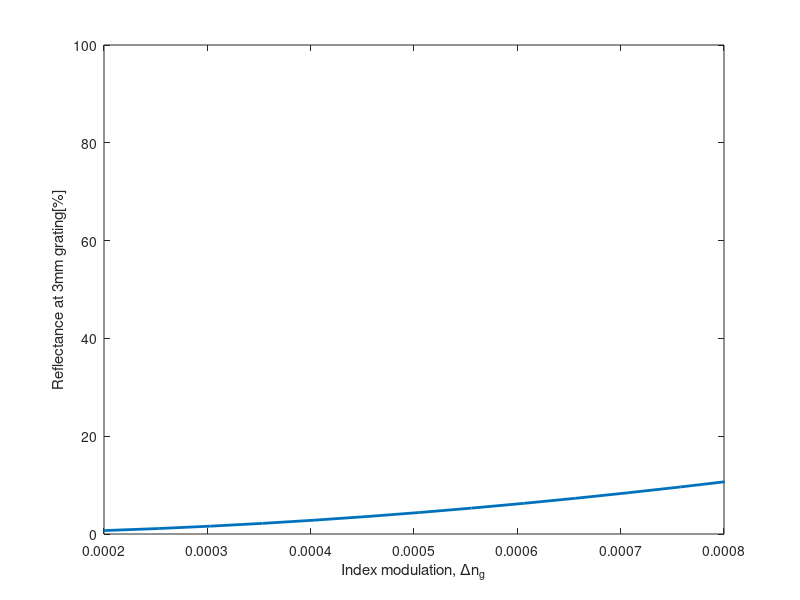

Write MATLAB code to recreate this figure. (Note: this script raises an error after producing the figure.)
%% Init
sigma   = 3;
dn      = 5e-3;
n_cl    = 1.4555;
n_co    = 1.4608;
n_eff   = 1.4635;

phi     = 90*pi/180;
theta   = .5*phi;
dn_g    = 1.2e-3;
lam     = 780*1e-3;
Lam     = lam/(n_cl * cos(phi) + n_eff);
K       = 2 * pi./Lam;
w_0     = 2.2719;

%% 1 dn_g efficiency studies
dn_gss  = linspace(0, 5, 100)*1e-3;
kappa   = dn_gss/n_eff;
beta    = 2 * pi * n_eff/lam;

w_th_sqd    = sigma^2 * w_0^2 / (sigma^2 + w_0^2) ./ sin(2*theta)^2;

alpha_ana   = pi^2 * sqrt(2*pi) * w_th_sqd * kappa.^2 / w_0 / Lam^2; 
alpha_ana   = alpha_ana * sin(phi) / (4*cos(theta)^4);
alpha_ana   = alpha_ana * exp(-.5*w_th_sqd .* (2*beta*cos(theta)^2 - K).^2);

% In dB
% figure(11)
% plot(   dn_gss, 10*alpha_ana*80/log(10), 'b', ... 
%         dn_gs,  -10*log10(power_loss_dng), 'xr')
% xlabel('grating index modulation, {\Delta}n_g')
% ylabel('reflectance at 100 {\mu}m / [dB]')
% legend('analytical', 'numerical' )
% 
% %%
% % In percentage
% figure(12)
% plot(   dn_gss, 100*(1 - 10.^(-alpha_ana*80/log(10))), 'b', ... 
%         dn_gs,  100*(1 - power_loss_dng), 'xr')
% xlabel('grating index modulation, {\Delta}n_g')
% ylabel('reflectance at 100 {\mu}m / [%]')
% legend('analytical', 'numerical' )

%% 2mm
figure(13)
plot(dn_gss, 100*(1 - 10.^(-alpha_ana*(3e-3)*1e6/log(10))), 'linewidth', 2);
xlabel('Index modulation, {\Delta}n_g')
ylabel('Reflectance at 3mm grating[%]')
xlim([.2e-3, .8e-3])
yline(4, '--r', 'linewidth', 2);
xline(4.81e-4, '--r', 'linewidth', 2);
set(gca, 'FontSize', 14);

%% fig 3.5 in dB
data_x = dn_gss;
% data_y = 10*alpha_ana*(3e-3)*1e6/log(10);
data_y = 100*(1 - 10.^(-alpha_ana*(3e-3)*1e6/log(10)));
save('figure.mat', 'data_x', 'data_y');

%% fig 3.5 in dB
data_x = dn_gss;
% data_y = 10*alpha_ana*(3e-3)*1e6/log(10);
data_y = 100*(1 - 10.^(-alpha_ana*(3e-3)*1e6/log(10)));
% save('figure3.5.mat', 'data_x', 'data_y');

%% dB/1mm
figure(22)
plot(   dn_gss, 10*alpha_ana*(1e-3)*1e6/log(10), 'b')
xlabel('\Delta n_g')
ylabel('outcoupling efficiency [dB]')

%% lambdas efficiency studies 
lambdass = linspace(650, 900, 2001)*1e-3;
xlabel('grating index modulation, {\Delta}n_g')
ylabel('reflectance at 10 mm / [%]')

%% 2 lambdas efficiency studies 
% lambdass = linspace(650, 900, 2^10)*1e-3;
% beta    = 2 * pi * n_eff./lambdass;
% kappa   = dn_g/n_eff;
% 
% w_th_sqd    = sigma^2 * w_0^2 / (sigma^2 + w_0^2) ./ sin(2*theta)^2;
% alpha_ana   = pi^2 * sqrt(2*pi) * w_th_sqd .* kappa^2 / w_0 ./ Lam^2; 
% alpha_ana   = alpha_ana * sin(phi) / (4*cos(theta)^4);
% alpha_ana   = alpha_ana .* exp(-.5*w_th_sqd .* (2*beta*cos(theta)^2 - K).^2);
% 
% half_angles = 180*asin(.5*lambdass./Lam)/pi;
% 
% [hm_lam, x_hm_lam, fwhm_lam] = find_fwhm(half_angles, 100*(1 - 10.^(-alpha_ana*80/log(10)));
% fprintf('FWHM (theta/2) = %2.4f [deg]\n', fwhm_lam);
% 
% figure(2)
% plot(   half_angles, 100*(1 - 10.^(-alpha_ana*80/log(10))), 'b', ...
%         180*asin(.5*lambdas*1e-3./Lam)/pi, 100*(1 - power_loss_lambda), 'xr')
% xlabel('half angle, \theta /2 / [deg]')
% ylabel('reflectance at 100 {\mu}m / [%]')
% xline(x_hm_lam(1),      '--k',  'HandleVisibility', 'off')
% xline(x_hm_lam(2),      '--k',  'HandleVisibility', 'off')
% yline(hm_lam,          '--k',  'HandleVisibility', 'off')
% legend('analytical', 'numerical')

% %% 2 lambda
% lambdass = linspace(650, 900, 2^12)*1e-3;
% beta    = 2 * pi * n_eff./lambdass;
% kappa   = dn_g/n_eff;
% 
% w_th_sqd    = sigma^2 * w_0^2 / (sigma^2 + w_0^2) ./ sin(2*theta)^2;
% alpha_ana   = pi^2 * sqrt(2*pi) * w_th_sqd .* kappa^2 / w_0 ./ Lam^2; 
% alpha_ana   = alpha_ana * sin(phi) / (4*cos(theta)^4);
% alpha_ana   = alpha_ana .* exp(-.5*w_th_sqd .* (2*beta*cos(theta)^2 - K).^2);
% 
% [hm_lam, x_hm_lam, fwhm_lam] = find_fwhm(lambdass*1e3, 100*(1 - 10.^(-alpha_ana*80/log(10))));
% fprintf('FWHM (lambda) = %2.4f [nm]\n', fwhm_lam);
% 
% figure(2)
% plot(   lambdass*1e3, 100*(1 - 10.^(-alpha_ana*80/log(10))), 'b', ...
%         lambdas, 100*(1 - power_loss_lambda), 'xr')
% xlabel('input wavelength, \lambda /2 / [nm]')
% ylabel('reflectance at 100 {\mu}m / [%]')
% xline(x_hm_lam(1),      '--k',  'HandleVisibility', 'off')
% xline(x_hm_lam(2),      '--k',  'HandleVisibility', 'off')
% yline(hm_lam,          '--k',  'HandleVisibility', 'off')
% legend('analytical', 'numerical')
% 
% %%
% data_x = lambdass*1e3;
% % data_y = 10*alpha_ana*(3e-3)*1e6/log(10);
% data_y = 100*(1 - 10.^(-alpha_ana*(3e-3)*1e6/log(10)));
% % save('figure3.6.mat', 'data_x', 'data_y');
% 
% %% 3 tilt angle efficiency studies 
% thetass = linspace(40, 50, 2^10)*pi/180;
% beta    = 2 * pi * n_eff./lam;
% 
% w_th_sqd    = sigma^2 * w_0^2 / (sigma^2 + w_0^2) ./ sin(2*thetass).^2;
% alpha_ana   = pi^2 * sqrt(2*pi) * w_th_sqd .* kappa^2 / w_0 ./ Lam.^2; 
% alpha_ana   = alpha_ana * sin(phi) ./ (4*cos(thetass).^4);
% alpha_ana   = alpha_ana .* exp(-.5*w_th_sqd .* (2*beta*cos(thetass).^2 - K).^2);
% 
% [hm_the, x_hm_the, fwhm_the] = find_fwhm(180*thetass/pi, 100*(1 - 10.^(-alpha_ana*80/log(10))));
% fprintf('FWHM (theta) = %2.4f [deg]\n', fwhm_the);
% 
% figure(3)
% plot(   180*thetass/pi, 100*(1 - 10.^(-alpha_ana*80/log(10))), 'b', ...
%         thetas, 100*(1 - power_loss_theta), 'xr')
% xlabel('blazed angle, \theta / [deg]')
% ylabel('reflectance at 100 {\mu}m / [%]')
% xline(x_hm_the(1),      '--k',  'HandleVisibility', 'off')
% xline(x_hm_the(2),      '--k',  'HandleVisibility', 'off')
% yline(hm_the,          '--k',  'HandleVisibility', 'off')
% legend('analytical', 'numerical')
% 
% figure(33)
% plot(   180*thetass/pi, 100*(1 - 10.^(-(cos(2*thetass).^2).*alpha_ana*80/log(10))), 'b')
% xlabel('blazed angle, \theta / [deg]')
% ylabel('reflectance at 100 {\mu}m / [%]')
% 
% %% fig 3.8 - 9 in dB
% the_ana     = 180*thetass/pi;
% % refl_ana_s  = 10*alpha_ana*(3e-3)*1e6/log(10);
% refl_ana_s = 100*(1 - 10.^(-alpha_ana*(3e-3)*1e6/log(10)));
% % refl_ana_p  = 10*alpha_ana*(3e-3)*1e6/log(10).*cos(2*thetass).^2;
% refl_ana_p = 100*(1 - 10.^(-alpha_ana*(3e-3)*1e6/log(10).*cos(2*thetass).^2));
% 
% % save('figure3.8.mat', 'the_ana', 'refl_ana_s', 'refl_ana_p')
% 
% %% 4 different scattering angles: 60, 90, 120
% kappa   = dn_g/n_eff;
% 
% % at phi = 60 deg
% phi     = 60*pi/180;
% theta1  = linspace(.5*phi - 10*pi/180, .5*phi + 10*pi/180, 2^12);
% Lam     = lam/(n_cl * cos(phi) + n_eff);
% K       = 2 * pi./Lam;
% 
% w_th_sqd    = sigma^2 * w_0^2 / (sigma^2 + w_0^2) ./ sin(2*theta1).^2;
% alpha_ana   = pi^2 * sqrt(2*pi) * w_th_sqd .* kappa^2 / w_0 ./ Lam.^2; 
% alpha_ana   = alpha_ana * sin(phi) ./ (4*cos(theta1).^4);
% alpha_ana1  = alpha_ana .* exp(-.5*w_th_sqd .* (2*beta*cos(theta1).^2 - K).^2);
% 
% [hm_the1, x_hm_the1, fwhm_the] = find_fwhm(180*theta1/pi, 100*(1 - 10.^(-alpha_ana1*(1e-3)*1e6/log(10))));
% fprintf('FWHM (phi = 60)  = %2.4f [deg]\n', fwhm_the);
% 
% % at phi = 90 deg
% phi     = 90*pi/180;
% theta2  = linspace(.5*phi - 10*pi/180, .5*phi + 10*pi/180, 2^12);
% Lam     = lam/(n_cl * cos(phi) + n_eff);
% K       = 2 * pi./Lam;
% 
% w_th_sqd    = sigma^2 * w_0^2 / (sigma^2 + w_0^2) ./ sin(2*theta2).^2;
% alpha_ana   = pi^2 * sqrt(2*pi) * w_th_sqd .* kappa^2 / w_0 ./ Lam.^2; 
% alpha_ana   = alpha_ana * sin(phi) ./ (4*cos(theta2).^4);
% alpha_ana2  = alpha_ana .* exp(-.5*w_th_sqd .* (2*beta*cos(theta2).^2 - K).^2);
% 
% [hm_the2, x_hm_the2, fwhm_the] = find_fwhm(180*theta2/pi, 100*(1 - 10.^(-alpha_ana2*(1e-3)*1e6/log(10))));
% fprintf('FWHM (phi = 90)  = %2.4f [deg]\n', fwhm_the);
% 
% % at phi = 120 deg
% phi     = 120*pi/180;
% theta3  = linspace(.5*phi - 10*pi/180, .5*phi + 10*pi/180, 2^12);
% Lam     = lam/(n_cl * cos(phi) + n_eff);
% K       = 2 * pi./Lam;
% 
% w_th_sqd    = sigma^2 * w_0^2 / (sigma^2 + w_0^2) ./ sin(2*theta3).^2;
% alpha_ana   = pi^2 * sqrt(2*pi) * w_th_sqd .* kappa^2 / w_0 ./ Lam.^2; 
% alpha_ana   = alpha_ana * sin(phi) ./ (4*cos(theta3).^4);
% alpha_ana3  = alpha_ana .* exp(-.5*w_th_sqd .* (2*beta*cos(theta3).^2 - K).^2);
% 
% [hm_the3, x_hm_the3, fwhm_the] = find_fwhm(180*theta3/pi, 100*(1 - 10.^(-alpha_ana3*(1e-3)*1e6/log(10))));
% fprintf('FWHM (phi = 120) = %2.4f [deg]\n', fwhm_the);
% 
% figure(4)
% plot( ...
%     180*theta1/pi, 100*(1 - 10.^(-alpha_ana1*(1e-3)*1e6/log(10))), '--b',   ...
%     180*theta2/pi, 100*(1 - 10.^(-alpha_ana2*(1e-3)*1e6/log(10))), 'k',     ...
%     180*theta3/pi, 100*(1 - 10.^(-alpha_ana3*(1e-3)*1e6/log(10))), '-.r');
% legend('\phi = 60^\circ', '\phi = 90^\circ', '\phi = 120^\circ', 'location', 'SouthEast')
% xlabel('tilt angle, \theta / [deg]')
% ylabel('reflectance at 1 mm / [%]')
% 
% data_x_60   = 180*theta1/pi;
% data_x_90   = 180*theta2/pi;
% data_x_120  = 180*theta3/pi;
% % data_y_60   = 10*alpha_ana1*(3e-3)*1e6/log(10);
% % data_y_90   = 10*alpha_ana2*(3e-3)*1e6/log(10);
% % data_y_120  = 10*alpha_ana3*(3e-3)*1e6/log(10);
% data_y_60   = 100*(1 - 10.^(-alpha_ana1*(3e-3)*1e6/log(10)));
% data_y_90   = 100*(1 - 10.^(-alpha_ana2*(3e-3)*1e6/log(10)));
% data_y_120  = 100*(1 - 10.^(-alpha_ana3*(3e-3)*1e6/log(10)));
% save('figure3b.mat', 'data_x_60', 'data_x_90', 'data_x_120', 'data_y_60', 'data_y_90', 'data_y_120');